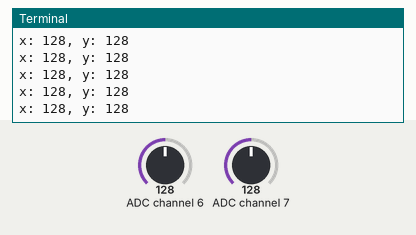
Bench run of a program on a simulated Raspberry Pi (BCM pin numbers). Parts: the last lines printed to the terminal. Inputs (shaded band) come from the test bench; at power-on: ADC channel 6 = 128, ADC channel 7 = 128 (analog values on the 0–255 scale).

Above: at 1.2 s.
1.3 s: ADC channel 6 set to 178
At 1.32 s:
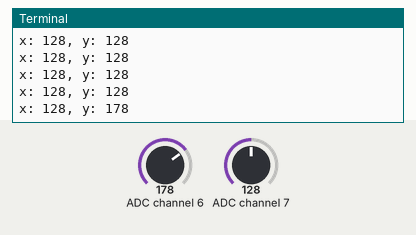
2.8 s: ADC channel 7 set to 178
At 2.84 s:
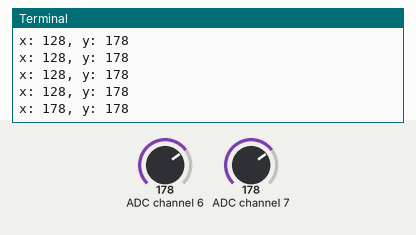
4.3 s: ADC channel 6 set to 224
At 4.35 s:
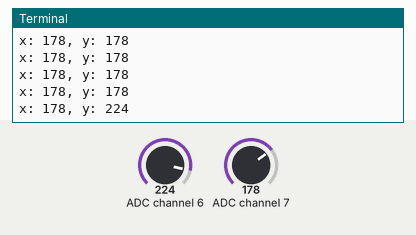
5.8 s: ADC channel 7 set to 224
At 5.87 s:
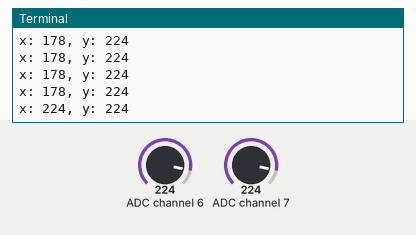
Timing chart, 0 to 8.3 s (numbered marks = the images above; inputs shaded):
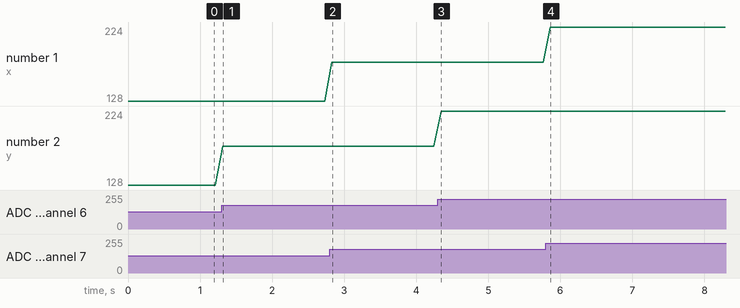

The program:

JoystickReader.py
```python
from signal import signal, SIGTERM, SIGHUP, pause
from smbus import SMBus
from time import sleep

bus= SMBus(1)

def safeExit(signum, frame):
    exit(1)

ads7830_commands = [0x84, 0xc4, 0x94, 0xd4, 0xa4, 0xe4, 0xb4, 0xf4]

def read_ads7830(input):
    bus.write_byte(0x4b, ads7830_commands[input])
    return bus.read_byte(0x4b)

try:
    signal(SIGTERM, safeExit)
    signal(SIGHUP, safeExit)

    while True:
        print(f"x: {read_ads7830(7)}, y: {read_ads7830(6)}")
        sleep(0.1)

    pause()


except KeyboardInterrupt:
    pass
```

Measured:
- after the input at 1.3 s, the terminal: prints a new line at once (image 1)
- after the input at 2.8 s, the terminal: prints a new line at once (image 2)
- after the input at 4.3 s, the terminal: prints a new line after 0.05 s (image 3)
- after the input at 5.8 s, the terminal: prints a new line after 0.06 s (image 4)
- plotted number 2: 128 → 178 after the input at 1.3 s, 178 → 224 after the input at 4.3 s
